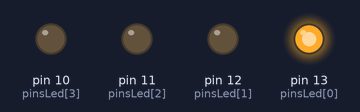
The sketch below on a simulated Arduino Uno, built with avr-gcc and run on an emulated ATmega328P. Parts: output pins drawn as LEDs (lit = HIGH).

Above: at 0.02 s.
At 0.37 s:
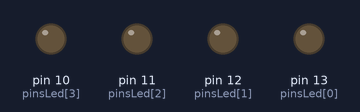
At 0.72 s:
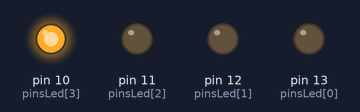
At 1.47 s:
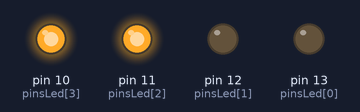
At 2.17 s:
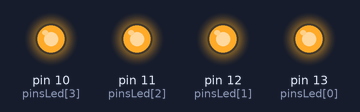
At 2.92 s:
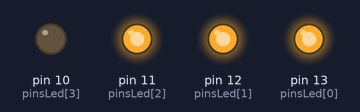
Timing chart, 0 to 3.2 s (numbered marks = the images above):
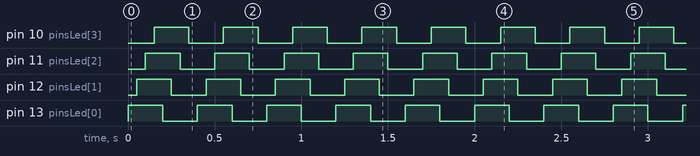

The sketch:

ledCode.ino
```cpp
/* Primeiro Projecto com "onda" de led's
*/
const int pinsLed[]={13,12,11,10},vdelay=50;


void setup() {
  // iniciar pinos
  pinMode(pinsLed[0], OUTPUT);
  pinMode(pinsLed[1], OUTPUT);
  pinMode(pinsLed[2], OUTPUT);
  pinMode(pinsLed[3], OUTPUT);
}

void loop(){

    digitalWrite(pinsLed[0], HIGH);
    delay(vdelay);
    digitalWrite(pinsLed[1], HIGH);
    delay(vdelay);
    digitalWrite(pinsLed[2], HIGH);
    delay(vdelay);
    digitalWrite(pinsLed[3], HIGH);
    delay(vdelay);

    digitalWrite(pinsLed[0], LOW);
    delay(vdelay);
    digitalWrite(pinsLed[1], LOW);
    delay(vdelay);
    digitalWrite(pinsLed[2], LOW);
    delay(vdelay);
    digitalWrite(pinsLed[3], LOW);
    delay(vdelay);

}
```

Measured:
- by itself, pin 10 (pinsLed[3]), pin 11 (pinsLed[2]), pin 12 (pinsLed[1]), pin 13 (pinsLed[0]): alternates HIGH for 0.20 s and LOW for 0.20 s
- by itself, everything shown: repeats every 0.40 s, in 8 steps
